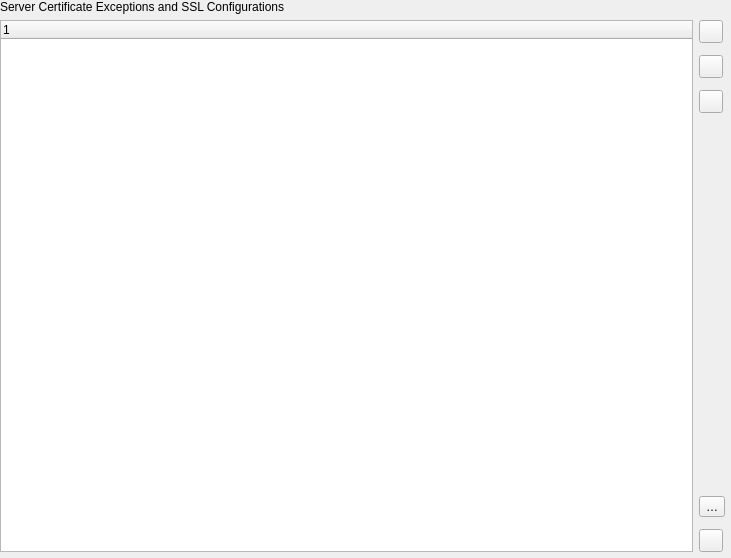
<?xml version="1.0" encoding="UTF-8"?>
<ui version="4.0">
 <class>QgsAuthServersEditor</class>
 <widget class="QWidget" name="QgsAuthServersEditor">
  <property name="geometry">
   <rect>
    <x>0</x>
    <y>0</y>
    <width>731</width>
    <height>558</height>
   </rect>
  </property>
  <property name="windowTitle">
   <string>Server Exceptions/SSL Configs Editor</string>
  </property>
  <layout class="QVBoxLayout" name="verticalLayout">
   <property name="margin">
    <number>0</number>
   </property>
   <item>
    <widget class="QLabel" name="lblServers">
     <property name="sizePolicy">
      <sizepolicy hsizetype="Preferred" vsizetype="Maximum">
       <horstretch>0</horstretch>
       <verstretch>0</verstretch>
      </sizepolicy>
     </property>
     <property name="text">
      <string>Server Certificate Exceptions and SSL Configurations</string>
     </property>
    </widget>
   </item>
   <item>
    <layout class="QGridLayout" name="gridLayout">
     <property name="horizontalSpacing">
      <number>0</number>
     </property>
     <property name="verticalSpacing">
      <number>6</number>
     </property>
     <item row="1" column="0" colspan="2">
      <widget class="QgsMessageBar" name="msgBar"/>
     </item>
     <item row="0" column="1">
      <layout class="QVBoxLayout" name="verticalLayout_2">
       <property name="spacing">
        <number>12</number>
       </property>
       <property name="leftMargin">
        <number>6</number>
       </property>
       <property name="rightMargin">
        <number>6</number>
       </property>
       <item>
        <widget class="QToolButton" name="btnAddServer">
         <property name="text">
          <string/>
         </property>
         <property name="icon">
          <iconset resource="../../../images/images.qrc">
           <normaloff>:/images/themes/default/symbologyAdd.svg</normaloff>:/images/themes/default/symbologyAdd.svg</iconset>
         </property>
        </widget>
       </item>
       <item>
        <widget class="QToolButton" name="btnRemoveServer">
         <property name="text">
          <string/>
         </property>
         <property name="icon">
          <iconset resource="../../../images/images.qrc">
           <normaloff>:/images/themes/default/symbologyRemove.svg</normaloff>:/images/themes/default/symbologyRemove.svg</iconset>
         </property>
        </widget>
       </item>
       <item>
        <widget class="QToolButton" name="btnEditServer">
         <property name="text">
          <string/>
         </property>
         <property name="icon">
          <iconset resource="../../../images/images.qrc">
           <normaloff>:/images/themes/default/symbologyEdit.png</normaloff>:/images/themes/default/symbologyEdit.png</iconset>
         </property>
        </widget>
       </item>
       <item>
        <spacer name="verticalSpacer">
         <property name="orientation">
          <enum>Qt::Vertical</enum>
         </property>
         <property name="sizeHint" stdset="0">
          <size>
           <width>20</width>
           <height>40</height>
          </size>
         </property>
        </spacer>
       </item>
       <item>
        <widget class="QToolButton" name="btnGroupByOrg">
         <property name="toolTip">
          <string>Group by organization</string>
         </property>
         <property name="text">
          <string>…</string>
         </property>
         <property name="icon">
          <iconset resource="../../../images/images.qrc">
           <normaloff>:/images/themes/default/mActionFilter.svg</normaloff>:/images/themes/default/mActionFilter.svg</iconset>
         </property>
         <property name="checkable">
          <bool>true</bool>
         </property>
         <property name="checked">
          <bool>false</bool>
         </property>
        </widget>
       </item>
       <item>
        <widget class="QToolButton" name="btnViewRefresh">
         <property name="text">
          <string/>
         </property>
         <property name="icon">
          <iconset resource="../../../images/images.qrc">
           <normaloff>:/images/themes/default/mActionRefresh.png</normaloff>:/images/themes/default/mActionRefresh.png</iconset>
         </property>
        </widget>
       </item>
      </layout>
     </item>
     <item row="0" column="0">
      <widget class="QTreeWidget" name="treeServerConfigs">
       <property name="editTriggers">
        <set>QAbstractItemView::NoEditTriggers</set>
       </property>
       <property name="alternatingRowColors">
        <bool>true</bool>
       </property>
       <property name="selectionMode">
        <enum>QAbstractItemView::SingleSelection</enum>
       </property>
       <property name="selectionBehavior">
        <enum>QAbstractItemView::SelectRows</enum>
       </property>
       <property name="iconSize">
        <size>
         <width>26</width>
         <height>22</height>
        </size>
       </property>
       <column>
        <property name="text">
         <string notr="true">1</string>
        </property>
       </column>
      </widget>
     </item>
    </layout>
   </item>
  </layout>
 </widget>
 <customwidgets>
  <customwidget>
   <class>QgsMessageBar</class>
   <extends>QFrame</extends>
   <header>qgsmessagebar.h</header>
   <container>1</container>
  </customwidget>
 </customwidgets>
 <tabstops>
  <tabstop>treeServerConfigs</tabstop>
  <tabstop>btnAddServer</tabstop>
  <tabstop>btnRemoveServer</tabstop>
  <tabstop>btnEditServer</tabstop>
  <tabstop>btnGroupByOrg</tabstop>
  <tabstop>btnViewRefresh</tabstop>
 </tabstops>
 <resources>
  <include location="../../../images/images.qrc"/>
 </resources>
 <connections/>
</ui>
